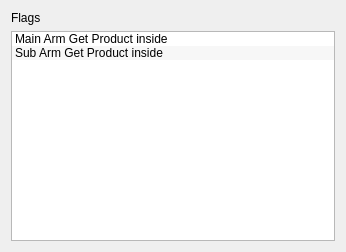
<?xml version="1.0" encoding="UTF-8"?>
<ui version="4.0">
 <class>ICFlagsEditor</class>
 <widget class="QWidget" name="ICFlagsEditor">
  <property name="geometry">
   <rect>
    <x>0</x>
    <y>0</y>
    <width>346</width>
    <height>252</height>
   </rect>
  </property>
  <property name="windowTitle">
   <string>Form</string>
  </property>
  <layout class="QVBoxLayout" name="verticalLayout">
   <item>
    <widget class="QLabel" name="label">
     <property name="text">
      <string>Flags</string>
     </property>
    </widget>
   </item>
   <item>
    <widget class="ICListWidget" name="flagListWidget">
     <property name="editTriggers">
      <set>QAbstractItemView::NoEditTriggers</set>
     </property>
     <property name="alternatingRowColors">
      <bool>true</bool>
     </property>
     <property name="spacing">
      <number>5</number>
     </property>
     <item>
      <property name="text">
       <string>Main Arm Get Product inside</string>
      </property>
     </item>
     <item>
      <property name="text">
       <string>Sub Arm Get Product inside</string>
      </property>
     </item>
    </widget>
   </item>
  </layout>
 </widget>
 <customwidgets>
  <customwidget>
   <class>ICListWidget</class>
   <extends>QListWidget</extends>
   <header>iclistwidget.h</header>
  </customwidget>
 </customwidgets>
 <resources/>
 <connections/>
</ui>
